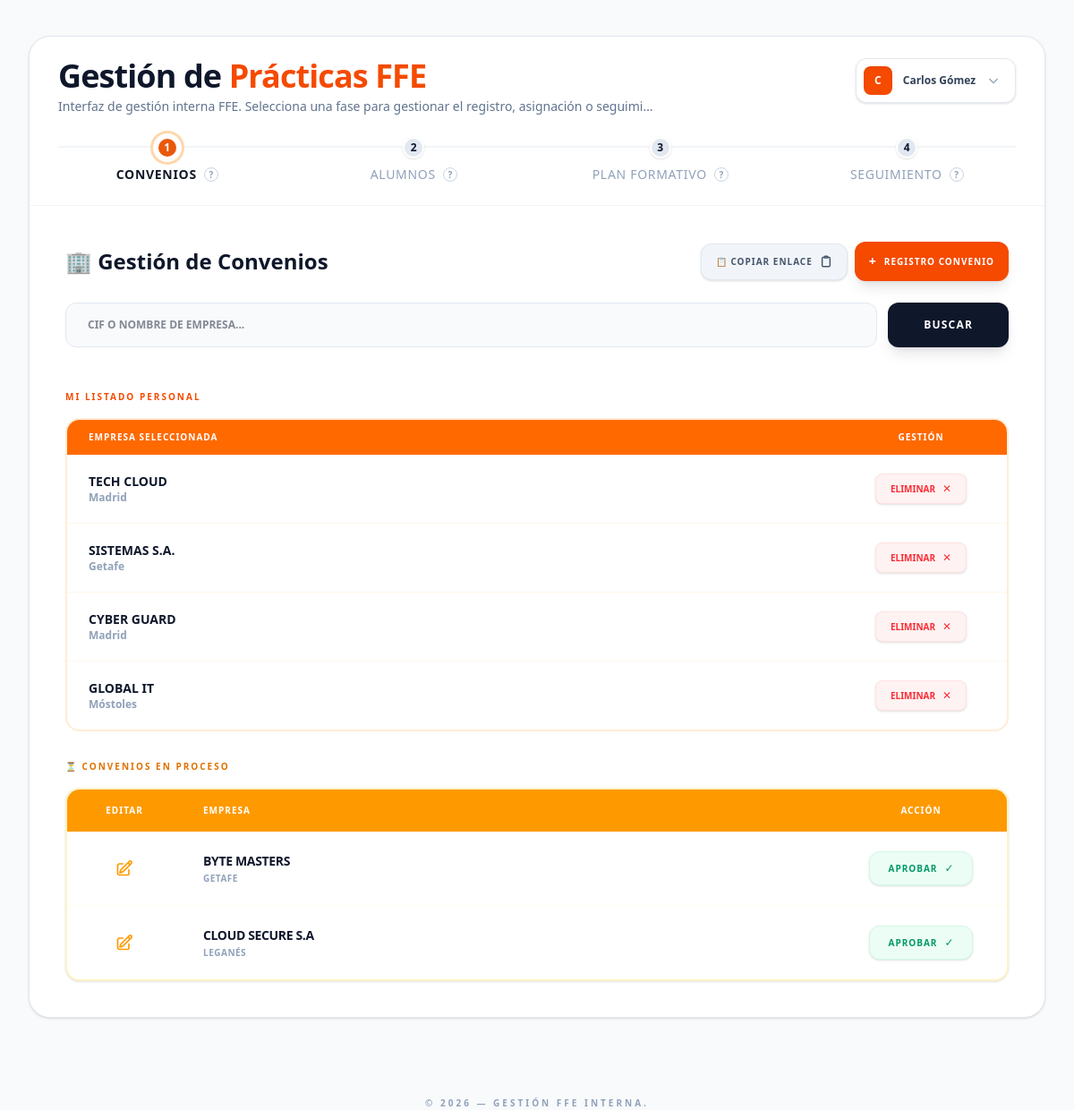
The app's page /index.php (signed in), older data.
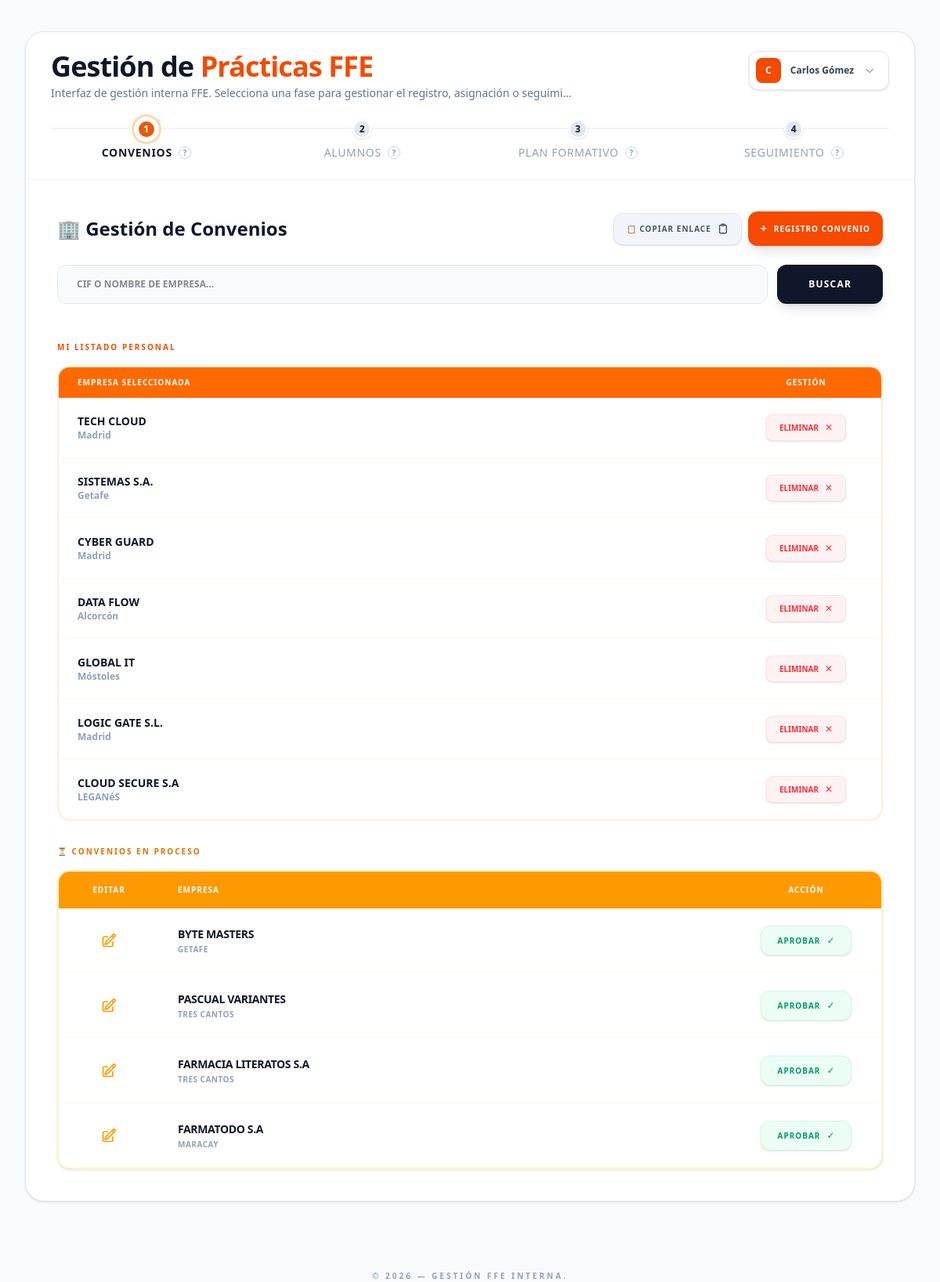
The same page, newer data.
### tables this page shows
CREATE TABLE `tutores` (
  `id_tutor` int(6) UNSIGNED NOT NULL,
  `id_usuario` int(6) UNSIGNED NOT NULL,
  `id_ciclo` int(6) UNSIGNED NOT NULL,
  `dni` varchar(9) NOT NULL,
  `nombre` varchar(50) NOT NULL,
  `apellidos` varchar(100) NOT NULL,
  `email` varchar(100) NOT NULL,
  `telefono` varchar(15) NOT NULL
);

CREATE TABLE `convenios` (
  `id_convenio` int(6) UNSIGNED NOT NULL,
  `nombre_empresa` varchar(100) NOT NULL,
  `cif` varchar(15) NOT NULL,
  `direccion` varchar(255) NOT NULL,
  `municipio` varchar(100) NOT NULL,
  `cp` varchar(10) NOT NULL,
  `pais` varchar(50) NOT NULL,
  `telefono` varchar(15) NOT NULL,
  `fax` varchar(15) NOT NULL,
  `mail` varchar(100) NOT NULL,
  `nombre_representante` varchar(150) NOT NULL,
  `dni_representante` varchar(9) NOT NULL,
  `cargo` varchar(100) NOT NULL
);

CREATE TABLE `convenios_nuevos` (
  `id_convenio_nuevo` int(6) UNSIGNED NOT NULL,
  `id_ciclo` int(6) UNSIGNED NOT NULL,
  `nombre_empresa` varchar(100) NOT NULL,
  `cif` varchar(15) NOT NULL,
  `direccion` varchar(255) NOT NULL,
  `municipio` varchar(100) NOT NULL,
  `cp` varchar(10) NOT NULL,
  `pais` varchar(50) NOT NULL,
  `telefono` varchar(15) NOT NULL,
  `fax` varchar(15) NOT NULL,
  `mail` varchar(100) NOT NULL,
  `nombre_representante` varchar(150) NOT NULL,
  `dni_representante` varchar(9) NOT NULL,
  `cargo` varchar(100) NOT NULL
);

### Controlador/Controlador_Tutores.php (called while the page is built, shortened)
<?php
require_once 'Controlador/Controlador_Convenios.php';
require_once 'Modelo/Tutores.php';
require_once 'Modelo/Convenios.php';
class Tutores_Controlador {
    public function mostrarPanel() {
        $tutorModelo = new Tutores();
        $perfil = $tutorModelo->obtenerDatosPerfil($_SESSION['usuario']);
        $nombreTutor = $perfil ? ($perfil['nombre'] . " " . $perfil['apellidos']) : $_SESSION['usuario'];
        $idCicloTutor = $perfil['id_ciclo'] ?? 0;
        $convControlador = new Convenios_Controlador();
        $data = $convControlador->gestionar();
        $misConvenios = $data['favoritos'];
        $convModelo = new Convenios();
        $conveniosProceso = $convModelo->listarPendientesDeAprobacion($idCicloTutor);
        require_once 'Vista/Tutores/Dashboard_Tutores.php';
    }
}
?>

### Core/Conexion.php (called while the page is built)
<?php
class Conexion {
    private static $instancia = null;
    public static function getConexion() {
        if (self::$instancia === null) {
            try {
                self::$instancia = new PDO("mysql:host=localhost;dbname=citye;charset=utf8","root","",
                                        [PDO::ATTR_ERRMODE => PDO::ERRMODE_EXCEPTION]);
            } catch (PDOException $e) {
                die("Fallo en la conexión: " . $e->getMessage());
            }
        }
        return self::$instancia;
    }
}
?>

### Modelo/Tutores.php (called while the page is built)
<?php
require_once "./Core/Conexion.php";
class Tutores {
    private $conn;
    public function __construct() {
        $this->conn = Conexion::getConexion();
    }
    public function obtenerDatosPerfil($username) {
        $sql = "SELECT t.id_ciclo, t.nombre, t.apellidos, t.email, t.telefono,
                    cur.nombre_curso, cic.nombre_ciclo
                FROM tutores t
                INNER JOIN usuarios u ON t.id_usuario = u.id_usuario
                INNER JOIN ciclos cic ON t.id_ciclo = cic.id_ciclo
                INNER JOIN cursos cur ON cic.id_curso = cur.id_curso
                WHERE u.username = :username";
        $stmt = $this->conn->prepare($sql);
        $stmt->execute([':username' => $username]);
        return $stmt->fetch(PDO::FETCH_ASSOC);
    }
}
?>

### Controlador/Controlador_Convenios.php (called while the page is built, shortened)
<?php
require_once __DIR__ . '/../Modelo/Convenios.php';
class Convenios_Controlador {
    private $convenio;
    public function __construct() {
        $this->convenio = new Convenios();
    }
    public function gestionar() {
        $id_tutor_actual = $_SESSION['id_tutor'];
        $id_ciclo_actual = $_SESSION['id_ciclo'] ?? null;
        $terminoBusqueda = $_POST['busqueda_convenio'] ?? $_GET['busqueda'] ?? '';
        $resultadosBusqueda = [];
        $misFavoritos = $this->convenio->obtenerFavoritos($id_tutor_actual) ?: [];
        $conveniosProceso = [];
        if ($id_ciclo_actual) {
            $conveniosProceso = $this->convenio->listarPendientesDeAprobacion($id_ciclo_actual);
        }
        return [
            'busqueda_convenio' => $resultadosBusqueda,
            'favoritos' => $misFavoritos,
            'proceso'   => $conveniosProceso
        ];
    }
}
?>

### Modelo/Convenios.php (called while the page is built, shortened)
<?php
require_once __DIR__ . '/../Core/Conexion.php';
class Convenios {
    private $conn;
    public function __construct() {
        $this->conn = Conexion::getConexion();
    }
    public function obtenerFavoritos($id_tutor) {
        $sql = "SELECT c.* FROM convenios c
                INNER JOIN mi_listado m ON c.id_convenio = m.id_convenio
                WHERE m.id_tutor = :id_tutor";
        $stmt = $this->conn->prepare($sql);
        $stmt->bindParam(':id_tutor', $id_tutor);
        $stmt->execute();
        return $stmt->fetchAll(PDO::FETCH_ASSOC);
    }
    public function listarPendientesDeAprobacion($id_ciclo) {
        $sql = "SELECT cn.* FROM convenios_nuevos cn
                LEFT JOIN convenios_aprobados ca ON cn.id_convenio_nuevo = ca.id_convenio_nuevo
                WHERE cn.id_ciclo = ? AND ca.id_convenio_nuevo IS NULL";
        $stmt = $this->conn->prepare($sql);
        $stmt->execute([$id_ciclo]);
        return $stmt->fetchAll(PDO::FETCH_ASSOC);
    }
}
?>

### Vista/Tutores/Components/Header.php (shortened to what the rows shown need)
<div class="pt-6 px-8 pb-0">
    <div class="flex justify-between items-start mb-6">
        <div class="flex-1 min-w-0">
            <h1 class="text-4xl font-extrabold tracking-tight">
                Gestión de <span class="text-orange-600">Prácticas FFE</span>
            </h1>
            <p class="mt-1 text-slate-500 text-sm max-w-2xl truncate">
                Interfaz de gestión interna FFE. Selecciona una fase para gestionar el registro, asignación o seguimiento.
            </p>
        </div>
        <div class="relative ml-4 flex-shrink-0">
            <button id="userMenuBtn" class="flex items-center gap-3 rounded-xl border border-slate-200 bg-white p-2 pr-4 hover:bg-slate-50 transition-all shadow-sm cursor-pointer">
                <div class="h-8 w-8 rounded-lg bg-orange-600 flex items-center justify-center text-white font-bold text-xs shadow-inner">
                    <?= strtoupper(substr($nombreTutor, 0, 1)) ?>
                </div>
                <span class="text-xs font-bold text-slate-700"><?= $nombreTutor ?></span>
                <svg class="h-4 w-4 text-slate-400" fill="none" viewBox="0 0 24 24" stroke="currentColor" stroke-width="2"><path d="M19 9l-7 7-7-7"/></svg>
            </button>
        </div>
    </div>
    <div class="grid grid-cols-1 md:grid-cols-4 gap-8 relative mb-6">
        <div class="hidden md:block absolute top-2.5 left-0 w-full h-0.5 bg-slate-100 -z-0"></div>
        <?php
        $pasos = [
            1 => ['tit' => 'Convenios', 'desc' => 'Gestión de acuerdos legales con empresas colaboradoras.'],
            2 => ['tit' => 'Alumnos', 'desc' => 'Base de datos de alumnos matriculados y asignación a plazas.'],
            3 => ['tit' => 'Plan Formativo', 'desc' => 'Definición de las tareas y competencias FFE.'],
            4 => ['tit' => 'Seguimiento', 'desc' => 'Valoración del tutor y cierre de expediente.']
        ];
        foreach($pasos as $num => $info): ?>
        <div class="step-label relative z-10 flex flex-col items-center text-center" data-step="<?= $num ?>">
            <div class="step-circle flex h-6 w-6 items-center justify-center rounded-full bg-slate-200 transition-all duration-300 mb-2 border-2 border-white shadow-sm">
                <span class="text-[12px] font-bold"><?= $num ?></span>
            </div>
            <div class="flex items-center gap-2">
                <h3 class="step-heading text-slate-400 text-sm transition-all duration-300 uppercase tracking-wider"><?= $info['tit'] ?></h3>
                <div class="help-trigger">
                    <span class="cursor-help flex h-4 w-4 items-center justify-center rounded-full border border-slate-300 text-[10px] text-slate-400 font-bold hover:bg-slate-100">?</span>
                </div>
            </div>
        </div>
        <?php endforeach; ?>
    </div>
</div>

### Vista/Tutores/Steps/Convenios.php (shortened to what the rows shown need)
<?php
$protocolo = isset($_SERVER['HTTPS']) && $_SERVER['HTTPS'] === 'on' ? "https" : "http";
$host = $_SERVER['HTTP_HOST'];
$id_ciclo = $_SESSION['id_ciclo'] ?? '';
$urlCompartir = $protocolo . "://" . $host . "/Proyecto/Convenios/Registro.php?id_ciclo=" . urlencode($id_ciclo);
?>
<div class="flex justify-between items-center mb-6">
    <h2 class="text-2xl font-bold flex items-center gap-3">🏢 Gestión de Convenios</h2>
    <div class="flex items-center gap-2">
        <button type="button"
                onclick="copiarUrlRegistro('<?= $urlCompartir ?>', this)"
                class="inline-flex items-center gap-2 rounded-xl bg-slate-100 border border-slate-200 px-4 py-3 text-[10px] font-black uppercase tracking-widest text-slate-600 hover:bg-slate-200 transition-all shadow-sm cursor-pointer group">
            <span id="btn-text">📋 Copiar enlace</span>
        </button>
        <a href="Convenios/Registro.php?id_ciclo=<?= urlencode($id_ciclo) ?>"
           class="inline-flex items-center gap-2 rounded-xl bg-orange-600 px-4 py-3 text-[10px] font-black uppercase tracking-widest text-white hover:bg-slate-900 transition-all shadow-lg">
            <span class="text-sm">+</span> Registro Convenio
        </a>
    </div>
</div>
<form action="index.php" method="POST" class="flex gap-3 w-full mb-10">
    <input type="text" name="busqueda_convenio" value="<?= htmlspecialchars($_POST['busqueda_convenio'] ?? '') ?>"
        placeholder="CIF O NOMBRE DE EMPRESA..."
        class="flex-1 rounded-xl border border-slate-200 bg-slate-50 px-6 py-4 outline-none focus:ring-4 focus:ring-orange-50 text-xs font-bold uppercase transition-all">
    <button type="submit" class="bg-slate-900 text-white px-10 py-4 rounded-xl font-black text-xs uppercase tracking-widest hover:bg-orange-600 transition-all shadow-lg cursor-pointer">Buscar</button>
</form>
<div class="mt-12">
    <h3 class="text-[10px] font-black text-orange-600 uppercase tracking-[0.2em] mb-4">Mi Listado Personal</h3>
    <div class="overflow-hidden rounded-2xl border-2 border-orange-100 bg-white">
        <table class="w-full text-left border-collapse table-fixed"> <thead class="bg-orange-500 text-white">
                <tr>
                    <th class="px-6 py-3 text-[10px] font-black uppercase tracking-widest">Empresa Seleccionada</th>
                    <th class="w-48 px-6 py-3 text-[10px] font-black uppercase tracking-widest text-center">Gestión</th>
                </tr>
            </thead>
            <tbody class="divide-y divide-orange-50">
                <?php if (!empty($misConvenios)): foreach ($misConvenios as $mc): ?>
                    <tr class="hover:bg-orange-50/50 transition-colors">
                        <td class="px-6 py-5">
                            <div class="font-bold text-slate-900 uppercase text-sm"><?= $mc['nombre_empresa'] ?></div>
                            <div class="text-xs text-slate-400 font-bold"><?= $mc['municipio'] ?></div>
                        </td>
                        <td class="px-6 py-5 text-center">
                            <form action="index.php" method="POST" class="flex justify-center">
                                <button type="button" onclick="abrirConfirmarEliminar(<?= $mc['id_convenio'] ?>, '<?= htmlspecialchars($mc['nombre_empresa']) ?>')"
                                        class="group flex items-center gap-2 bg-red-50 hover:bg-red-500 text-red-500 hover:text-white px-4 py-2 rounded-lg transition-all border border-red-100 shadow-sm cursor-pointer">
                                    <span class="text-[10px] font-black uppercase">Eliminar</span>
                                    <span class="text-xs group-hover:rotate-90 transition-transform">✕</span>
                                </button>
                            </form>
                        </td>
                    </tr>
                <?php endforeach; else: ?>
                    <tr>
                        <td colspan="2" class="px-6 py-16 text-center text-[11px] font-black text-slate-400 uppercase tracking-[0.2em]">Tu listado está vacío</td>
                    </tr>
                <?php endif; ?>
            </tbody>
        </table>
    </div>
</div>
<div class="mt-8">
    <div class="flex items-center justify-between mb-4">
        <h3 class="text-[10px] font-black text-amber-600 uppercase tracking-[0.2em] flex items-center gap-2">
            ⏳ Convenios en Proceso
        </h3>
    </div>
    <div class="overflow-hidden rounded-2xl border-2 border-amber-100 bg-white shadow-sm">
        <table class="w-full text-left border-collapse table-fixed"> <thead class="bg-amber-500 text-white">
                <tr>
                    <th class="w-32 px-6 py-4 text-[10px] font-black uppercase tracking-widest text-center">Editar</th>
                    <th class="px-6 py-4 text-[10px] font-black uppercase tracking-widest text-left">Empresa</th>
                    <th class="w-48 px-6 py-4 text-[10px] font-black uppercase tracking-widest text-center">Acción</th>
                </tr>
            </thead>
            <tbody class="divide-y divide-amber-50">
                <?php if (!empty($conveniosProceso)): ?>
                    <?php foreach ($conveniosProceso as $convP): ?>
                        <tr class="hover:bg-amber-50/50 transition-colors">
                            <td class="px-6 py-5 text-center">
                                <button type="button" onclick='abrirEditarConvenioNuevo(<?= json_encode($convP) ?>)'
                                    class="text-amber-500 hover:text-amber-700 transition-colors p-2.5 rounded-xl hover:bg-amber-100/50 inline-flex items-center justify-center border border-transparent hover:border-amber-200">
                                </button>
                            </td>
                            <td class="px-6 py-5">
                                <div class="font-bold text-slate-900 uppercase text-sm tracking-tight">
                                    <?= htmlspecialchars($convP['nombre_empresa']) ?>
                                </div>
                                <div class="text-[10px] text-slate-400 font-bold uppercase tracking-wider mt-0.5">
                                    <?= htmlspecialchars($convP['municipio']) ?>
                                </div>
                            </td>
                            <td class="px-6 py-5 text-center">
                                <form action="index.php" method="POST" class="flex justify-center">
                                    <button type="button"
                                            onclick="abrirConfirmarAprobar('<?= $convP['id_convenio_nuevo'] ?>', '<?= addslashes($convP['nombre_empresa']) ?>')"
                                            class="group flex items-center justify-center gap-2 bg-emerald-50 hover:bg-emerald-500 text-emerald-600 hover:text-white px-5 py-2.5 rounded-xl transition-all border border-emerald-100 shadow-sm hover:shadow-emerald-200 cursor-pointer active:scale-95">
                                        <span class="text-[10px] font-black uppercase tracking-widest">Aprobar</span>
                                        <span class="text-xs">✓</span>
                                    </button>
                                </form>
                            </td>
                        </tr>
                    <?php endforeach; ?>
                <?php endif; ?>
            </tbody>
        </table>
    </div>
</div>

Row changes from the older to the newer data that the page shows:
no longer on this page (row unchanged): convenios_nuevos: nombre_empresa "CLOUD SECURE S.A", municipio "LEGANÉS"
now on this page (row unchanged): convenios: nombre_empresa "DATA FLOW", municipio "Alcorcón"
now on this page (row unchanged): convenios: nombre_empresa "LOGIC GATE S.L.", municipio "Madrid"
added convenios: nombre_empresa "CLOUD SECURE S.A", municipio "LEGANéS"
added convenios_nuevos: nombre_empresa "PASCUAL VARIANTES", municipio "TRES CANTOS"
added convenios_nuevos: nombre_empresa "FARMACIA LITERATOS S.A", municipio "TRES CANTOS"
added convenios_nuevos: nombre_empresa "FARMATODO S.A", municipio "MARACAY"
